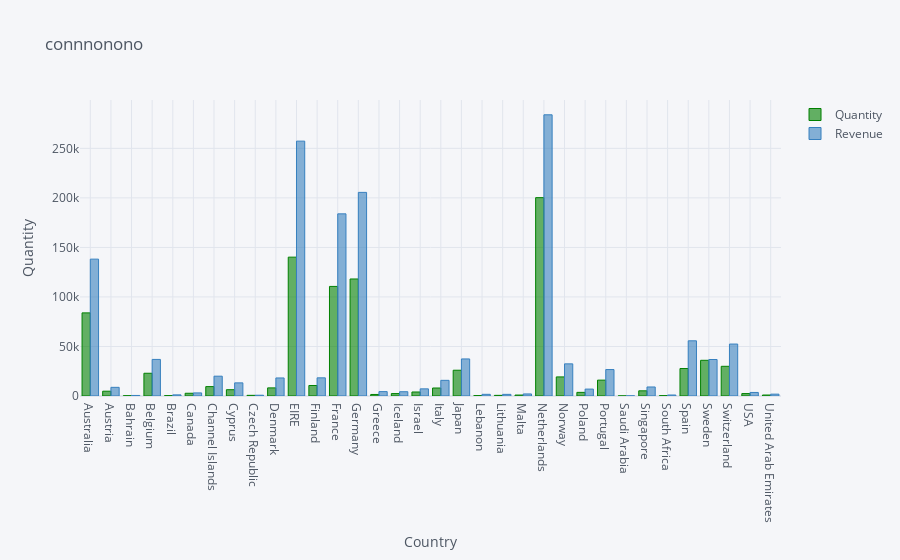

Notebook source saved alongside this figure:
### Code cell
df.iplot(kind='bar', xTitle='Country', color=('green','blue',
           yTitle='Quantity', title='connnonono')

### Figure 1 — Plotly figure (JSON) as saved in the notebook; plotly's stock layout.template omitted (floating-point values rounded to 4 significant figures)
{"data": [{"marker": {"color": "rgba(0, 128, 0, 0.6)", "line": {"color": "rgba(0, 128, 0, 1.0)", "width": 1}}, "name": "Quantity", "orientation": "v", "text": "", "type": "bar", "x": ["Australia", "Austria", "Bahrain", "Belgium", "Brazil", "Canada", "Channel Islands", "Cyprus", "Czech Republic", "Denmark", "EIRE", "Finland", "France", "Germany", "Greece", "Iceland", "Israel", "Italy", "Japan", "Lebanon", "Lithuania", "Malta", "Netherlands", "Norway", "Poland", "Portugal", "Saudi Arabia", "Singapore", "South Africa", "Spain", "Sweden", "Switzerland", "USA", "United Arab Emirates"], "y": [83900, 4844, 260, 22962, 356, 2762, 9487, 6359, 670, 8193, 140175, 10608, 110637, 118139, 1550, 2458, 4046, 8067, 26016, 386, 652, 958, 200258, 19276, 3675, 16017, 80, 5234, 351, 27731, 36042, 29980, 2458, 981]}, {"marker": {"color": "rgba(55, 128, 191, 0.6)", "line": {"color": "rgba(55, 128, 191, 1.0)", "width": 1}}, "name": "Revenue", "orientation": "v", "text": "", "type": "bar", "x": ["Australia", "Austria", "Bahrain", "Belgium", "Brazil", "Canada", "Channel Islands", "Cyprus", "Czech Republic", "Denmark", "EIRE", "Finland", "France", "Germany", "Greece", "Iceland", "Israel", "Italy", "Japan", "Lebanon", "Lithuania", "Malta", "Netherlands", "Norway", "Poland", "Portugal", "Saudi Arabia", "Singapore", "South Africa", "Spain", "Sweden", "Switzerland", "USA", "United Arab Emirates"], "y": [138200.0, 8743.0, 548.4, 36930.0, 1144.0, 3115.0, 20010.0, 13250.0, 786.7, 18210.0, 257300.0, 18340.0, 183900.0, 205600.0, 4426.0, 4310, 7222.0, 15820.0, 37420.0, 1694.0, 1661.0, 2071.0, 283900.0, 32450.0, 6975.0, 26710.0, 145.9, 9120.0, 1002.0, 55730.0, 36840.0, 52440.0, 3580.0, 1865.0]}], "layout": {"legend": {"bgcolor": "#F5F6F9", "font": {"color": "#4D5663"}}, "paper_bgcolor": "#F5F6F9", "plot_bgcolor": "#F5F6F9", "title": {"font": {"color": "#4D5663"}, "text": "connnonono"}, "xaxis": {"gridcolor": "#E1E5ED", "showgrid": true, "tickfont": {"color": "#4D5663"}, "title": {"font": {"color": "#4D5663"}, "text": "Country"}, "zerolinecolor": "#E1E5ED"}, "yaxis": {"gridcolor": "#E1E5ED", "showgrid": true, "tickfont": {"color": "#4D5663"}, "title": {"font": {"color": "#4D5663"}, "text": "Quantity"}, "zerolinecolor": "#E1E5ED"}}}
